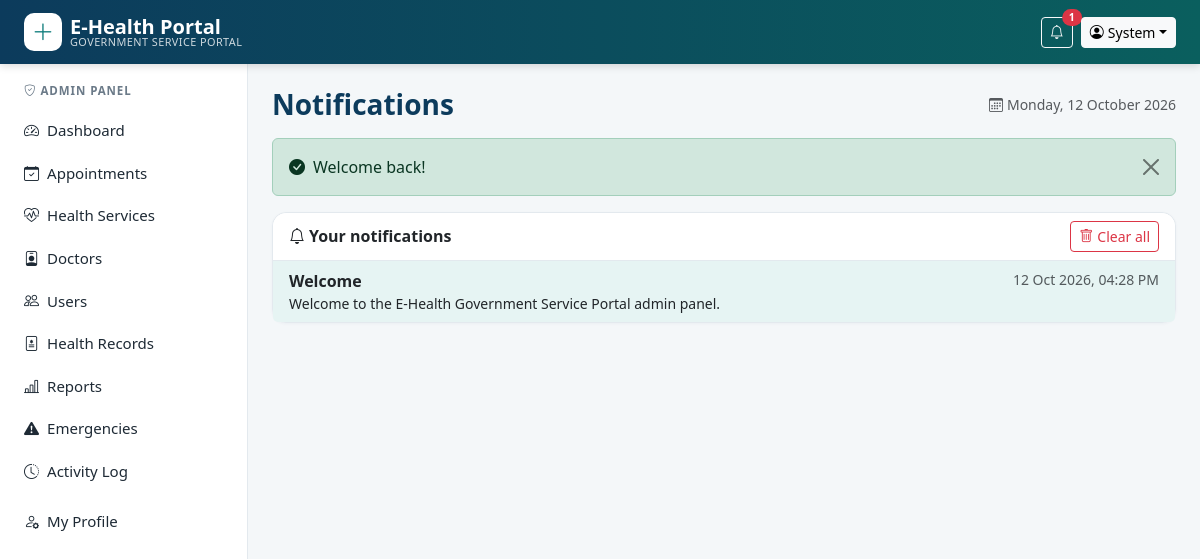
Screenshot of /notifications.php (signed in) with the database file from the repository.
### tables this page shows
CREATE TABLE users (
  user_id     INT UNSIGNED AUTO_INCREMENT PRIMARY KEY,
  name        VARCHAR(100) NOT NULL,
  email       VARCHAR(150) NOT NULL UNIQUE,
  password    VARCHAR(255) NOT NULL,
  role        ENUM('admin','doctor','citizen') NOT NULL DEFAULT 'citizen',
  phone       VARCHAR(20)  DEFAULT NULL,
  gender      ENUM('male','female','other') DEFAULT NULL,
  dob         DATE DEFAULT NULL,
  address     VARCHAR(200) DEFAULT NULL,
  status      ENUM('active','inactive') NOT NULL DEFAULT 'active',
  failed_logins TINYINT UNSIGNED NOT NULL DEFAULT 0,
  locked_until  DATETIME DEFAULT NULL,
  created_at  TIMESTAMP DEFAULT CURRENT_TIMESTAMP
);

CREATE TABLE notifications (
  notification_id INT UNSIGNED AUTO_INCREMENT PRIMARY KEY,
  user_id    INT UNSIGNED NOT NULL,
  title      VARCHAR(150) NOT NULL,
  message    VARCHAR(500) NOT NULL,
  is_read    TINYINT(1) NOT NULL DEFAULT 0,
  created_at TIMESTAMP DEFAULT CURRENT_TIMESTAMP,
  CONSTRAINT fk_not_user FOREIGN KEY (user_id) REFERENCES users(user_id) ON DELETE CASCADE
);

### includes/db.php (called while the page is built, shortened)
<?php
function db(): PDO
{
    static $pdo = null;
    if ($pdo === null) {
        try {
            $dsn = 'mysql:host=' . DB_HOST . ';port=' . DB_PORT . ';dbname=' . DB_NAME . ';charset=utf8mb4';
            $pdo = new PDO($dsn, DB_USER, DB_PASS, [
                PDO::ATTR_ERRMODE            => PDO::ERRMODE_EXCEPTION,
                PDO::ATTR_DEFAULT_FETCH_MODE => PDO::FETCH_ASSOC,
                PDO::ATTR_EMULATE_PREPARES   => false,
            ]);
            $pdo->exec("SET time_zone = '+05:45'");
        } catch (PDOException $e) {
            http_response_code(500);
            die('<div style="font-family:sans-serif;max-width:600px;margin:60px auto;padding:20px;border:1px solid #f5c2c7;background:#f8d7da;border-radius:8px">'
              . '<h3>Database connection failed</h3><p>Please make sure <b>MySQL is running in XAMPP</b> and that you imported '
              . '<code>database/ehealth_db.sql</code>. Check the credentials in <code>config/config.php</code>.</p></div>');
        }
    }
    return $pdo;
}
function q(string $sql, array $params = []): PDOStatement
{
    $st = db()->prepare($sql);
    $st->execute($params);
    return $st;
}
function fetch_all(string $sql, array $params = []): array { return q($sql, $params)->fetchAll(); }
function fetch_one(string $sql, array $params = []): ?array { $r = q($sql, $params)->fetch(); return $r ?: null; }
function fetch_val(string $sql, array $params = []) { return q($sql, $params)->fetchColumn(); }

### includes/auth.php (called while the page is built, shortened)
<?php
require_once __DIR__ . '/functions.php';
function current_user(): ?array
{
    static $u = false;
    if ($u === false) {
        $u = isset($_SESSION['user_id'])
            ? fetch_one('SELECT user_id,name,email,role,phone,gender,dob,address,status FROM users WHERE user_id=?', [$_SESSION['user_id']])
            : null;
    }
    return $u;
}
function home_for(string $role): string
{
    return ['admin' => 'admin/dashboard.php', 'doctor' => 'doctor/dashboard.php', 'citizen' => 'citizen/dashboard.php'][$role] ?? 'index.php';
}
function require_role(string ...$roles): array
{
    $u = current_user();
    return $u;
}

### notifications.php (the view, shortened to what this page needs)
<?php
require_once __DIR__ . '/includes/layout.php';
$u = require_role('admin', 'doctor', 'citizen');
$list = fetch_all('SELECT * FROM notifications WHERE user_id=? ORDER BY created_at DESC, notification_id DESC LIMIT 50', [$u['user_id']]);
layout_top('Notifications', true);
?>
<div class="card">
  <div class="card-header d-flex justify-content-between align-items-center">
    <span><i class="bi bi-bell me-1"></i>Your notifications</span>
    <?php if ($list): ?>
    <form method="post" data-confirm="Delete all notifications?"><?= csrf_field() ?><input type="hidden" name="action" value="clear">
      <button class="btn btn-sm btn-outline-danger"><i class="bi bi-trash me-1"></i>Clear all</button></form>
    <?php endif; ?>
  </div>
  <div class="list-group list-group-flush">
    <?php foreach ($list as $n): ?>
      <div class="list-group-item <?= $n['is_read'] ? '' : 'notif-unread' ?>">
        <div class="d-flex justify-content-between"><strong><?= e($n['title']) ?></strong><small class="text-muted"><?= fmt_datetime($n['created_at']) ?></small></div>
        <div class="small"><?= e($n['message']) ?></div>
      </div>
    <?php endforeach; ?>
  </div>
</div>
<?php layout_bottom(true); ?>

### includes/layout.php (shortened to what this page needs)
<?php
require_once __DIR__ . '/auth.php';
function menu_for(string $role): array
{
    switch ($role) {
        case 'admin': return [
            ['Dashboard', 'admin/dashboard.php', 'speedometer2'],
            ['Appointments', 'admin/appointments.php', 'calendar-check'],
            ['Health Services', 'admin/services.php', 'heart-pulse'],
            ['Doctors', 'admin/doctors.php', 'person-badge'],
            ['Users', 'admin/users.php', 'people'],
            ['Health Records', 'admin/records.php', 'file-medical'],
            ['Reports', 'admin/reports.php', 'bar-chart-line'],
            ['Emergencies', 'admin/emergencies.php', 'exclamation-triangle-fill'],
            ['Activity Log', 'admin/logs.php', 'clock-history'],
        ];
    }
}
function layout_top(string $title, bool $panel = false): void
{
    $u = current_user();
    $script = str_replace('\\', '/', $_SERVER['SCRIPT_NAME']);
    $unread = $u ? unread_count((int)$u['user_id']) : 0;
    ?><!DOCTYPE html>
<html lang="en">
<head>
<link rel="stylesheet" href="<?= asset('vendor/bootstrap/css/bootstrap.min.css') ?>">
<link rel="stylesheet" href="<?= asset('vendor/icons/bootstrap-icons.min.css') ?>">
<link rel="stylesheet" href="<?= asset('css/style.css') ?>">
</head>
<body class="<?= $panel ? 'panel-body' : '' ?>">
<nav class="navbar navbar-expand-lg navbar-dark topbar sticky-top">
  <div class="container-fluid px-lg-4">
    <a class="navbar-brand d-flex align-items-center" href="<?= url($u ? home_for($u['role']) : 'index.php') ?>">
      <span class="brand-mark me-2"><i class="bi bi-plus-lg"></i></span>
      <span class="lh-1"><strong>E-Health Portal</strong><small class="d-none d-sm-block">Government Service Portal</small></span>
    </a>
    <div class="<?= $panel ? 'ms-auto' : 'collapse navbar-collapse' ?>" id="mainNav">
      <div class="d-flex align-items-center gap-2">
        <?php if ($u): ?>
          <?php if (true): ?>
            <a href="<?= url('notifications.php') ?>" class="btn btn-sm btn-outline-light position-relative" title="Notifications">
              <i class="bi bi-bell"></i>
              <?php if ($unread): ?><span class="position-absolute top-0 start-100 translate-middle badge rounded-pill bg-danger"><?= $unread ?></span><?php endif; ?>
            </a>
          <?php endif; ?>
          <div class="dropdown">
            <button class="btn btn-sm btn-light dropdown-toggle" data-bs-toggle="dropdown"><i class="bi bi-person-circle me-1"></i><?= e(explode(' ', $u['name'])[0]) ?></button>
          </div>
        <?php else: ?>
          <a href="<?= url('login.php') ?>" class="btn btn-sm btn-outline-light">Login</a>
          <a href="<?= url('register.php') ?>" class="btn btn-sm btn-light text-teal fw-semibold">Register</a>
        <?php endif; ?>
      </div>
    </div>
  </div>
</nav>
<?php if ($panel && $u): ?>
<div class="panel-wrap">
  <aside class="sidebar" id="sidebar">
    <div class="sidebar-role"><i class="bi bi-shield-check me-1"></i><?= e(ucfirst($u['role'])) ?> Panel</div>
    <ul class="nav flex-column">
      <?php foreach (menu_for($u['role']) as [$label, $file, $icon]):
          $active = str_ends_with($script, '/' . $file) || (basename(dirname($script)) . '/' . basename($script)) === $file; ?>
        <li class="nav-item">
          <a class="nav-link <?= $active ? 'active' : '' ?>" href="<?= url($file) ?>"><i class="bi bi-<?= $icon ?> me-2"></i><?= e($label) ?></a>
        </li>
      <?php endforeach; ?>
      <li class="nav-item mt-2"><a class="nav-link <?= basename($script) === 'profile.php' ? 'active' : '' ?>" href="<?= url('profile.php') ?>"><i class="bi bi-person-gear me-2"></i>My Profile</a></li>
    </ul>
  </aside>
  <main class="panel-main">
    <div class="d-flex flex-wrap justify-content-between align-items-center mb-3">
      <h1 class="h3 page-title mb-0"><?= e($title) ?></h1>
      <span class="text-muted small d-none d-md-block"><i class="bi bi-calendar3 me-1"></i><?= date('l, d F Y') ?></span>
    </div>
    <?= flash_render() ?>
<?php else: ?>
<main>
<div class="container mt-3"><?= flash_render() ?></div>
<?php endif;
}
function layout_bottom(bool $panel = false): void
{
    if ($panel): ?>
  </main>
</div>
<?php endif; ?>
</body>
</html>
<?php
}

### assets/css/style.css (style rules this page uses)
:root { --navy:#0c3b5c; --teal:#0e7c7b; --teal-dark:#0a5f5e; --mint:#e6f4f3; --ink:#1e2a35; --muted:#6b7a88; --line:#e3e9ee; --bg:#f4f7f9; }
body { background:var(--bg);color:var(--ink);font-family:system-ui,-apple-system,"Segoe UI",Roboto,"Helvetica Neue",Arial,sans-serif; }
.topbar { background:linear-gradient(90deg,var(--navy),var(--teal-dark));box-shadow:0 2px 8px rgba(0,0,0,.15) }
.topbar .navbar-brand small { font-size:.68rem;opacity:.8;font-weight:400;letter-spacing:.04em;text-transform:uppercase }
.brand-mark { width:38px;height:38px;border-radius:10px;background:#fff;color:var(--teal);display:inline-flex;align-items:center;justify-content:center;font-size:1.4rem }
.card { border:1px solid var(--line);border-radius:14px;box-shadow:0 1px 3px rgba(12,59,92,.04) }
.card-header { background:#fff;border-bottom:1px solid var(--line);font-weight:600;border-radius:14px 14px 0 0!important }
.panel-wrap { display:flex;min-height:calc(100vh - 62px) }
.sidebar { width:248px;background:#fff;border-right:1px solid var(--line);padding:18px 12px;flex-shrink:0 }
.sidebar-role { font-size:.72rem;text-transform:uppercase;letter-spacing:.08em;color:var(--muted);padding:0 12px 10px;font-weight:600 }
.sidebar .nav-link { color:var(--ink);border-radius:10px;padding:10px 12px;font-size:.94rem }
.panel-main { flex:1;padding:24px;min-width:0 }
.page-title { color:var(--navy);font-weight:700 }
.notif-unread { border-left:4px solid var(--teal);background:var(--mint) }

### rows the page displays
users: user_id "1", name "System", role "ADMIN"
notifications: title "Welcome", created_at "12 Oct 2026, 04:28 PM", message "Welcome to the E-Health Government Service Portal admin panel."

### other values shown
$label "Dashboard"
$label "Appointments"
$label "Health Services"
$label "Doctors"
$label "Users"
$label "Health Records"
$label "Reports"
$label "Emergencies"
$label "Activity Log"
$title "Notifications"
$f['msg'] "Welcome back!"
